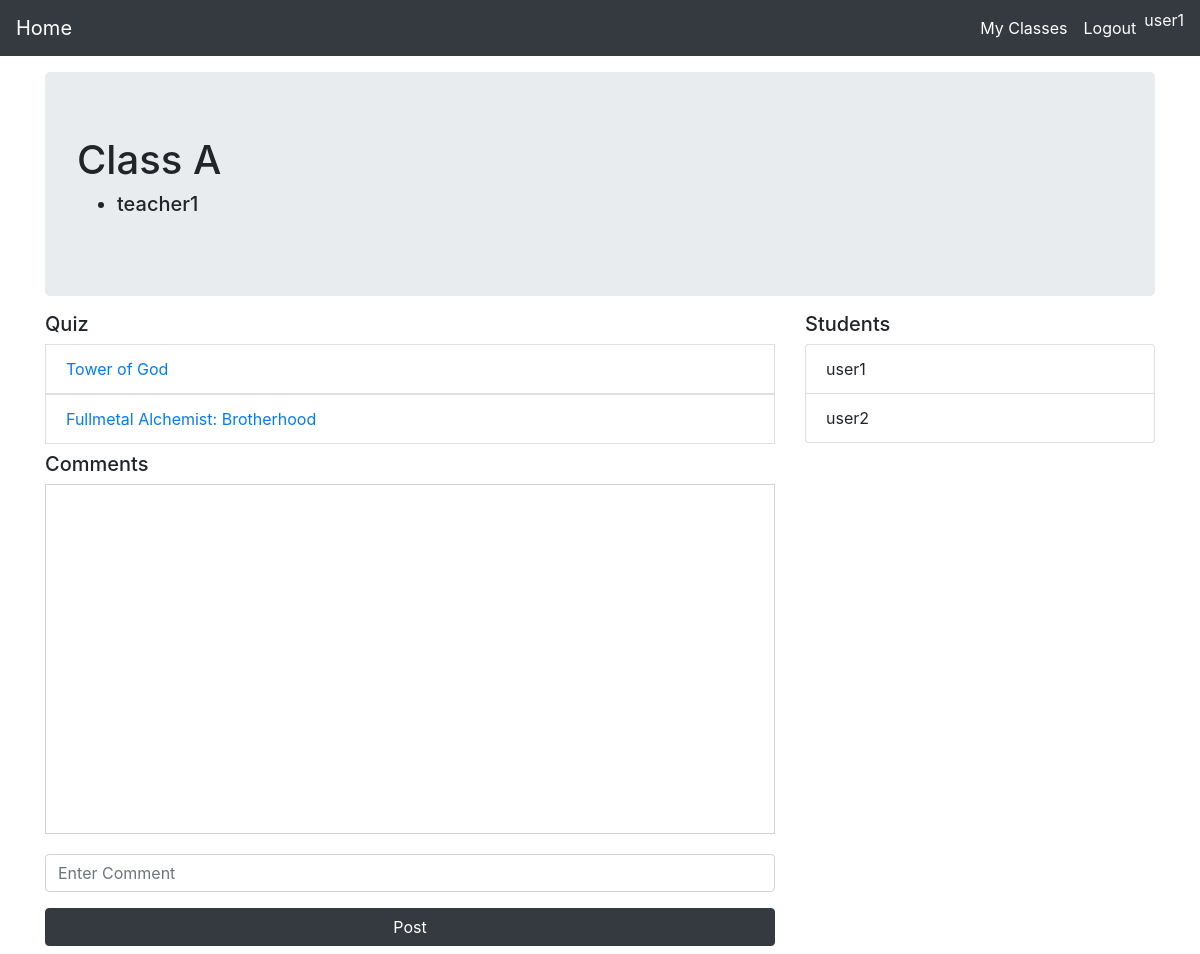
Page /quiz/class_view/1 (signed in) on the earlier database version.
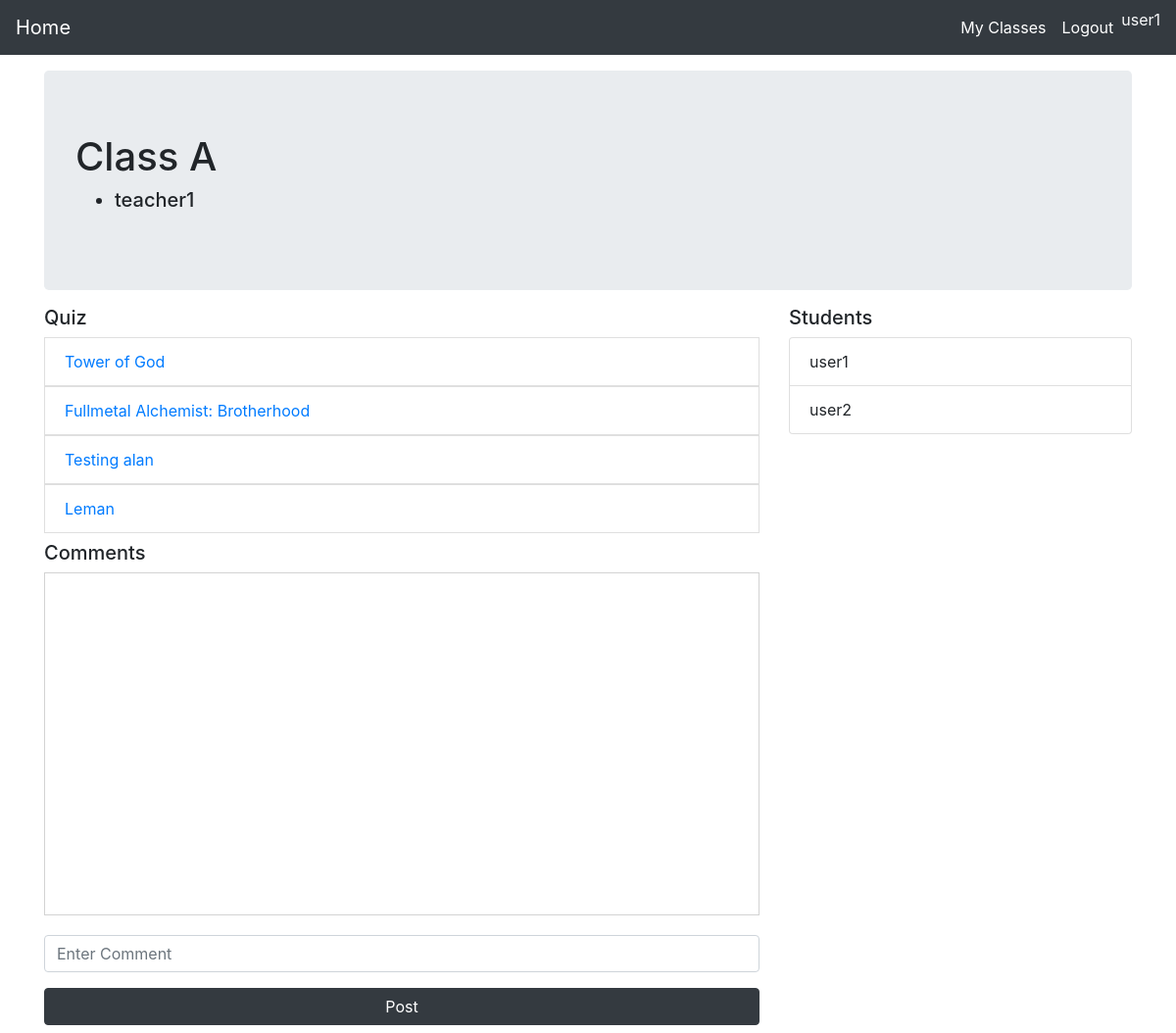
Same page on the later database version.
### quiz/models.py (models this page shows, shortened)
class Quiz(models.Model):
    title = models.CharField(max_length=250)
    description = models.TextField()
    classes = models.ManyToManyField(Class)
    make_visible = models.BooleanField(default=False)
    total_questions = models.IntegerField(primary_key=False,default=0)
    answer_available = models.BooleanField(primary_key=False,default=False)
    timer = models.IntegerField(primary_key=False,null=True,blank=True,validators=[MinValueValidator(9), MaxValueValidator(31)],)

### quiz/views.py (the view)
# urls.py: path('class_view/<int:class_pk>',views.classView,name='classView'),
@login_required
def classView(request,class_pk):
    stud_info = []
    quiz_info = []
    class_obj = get_object_or_404(Class,pk=class_pk)
    if str(request.user.job.status) == 'student':
        quiz_list = list(Quiz.objects.filter(make_visible=True).filter(classes=class_obj))
        student_quiz_info = []
        if len(quiz_list) != 0:
            for quiz in quiz_list :
                stud_info = list(StudentQuizInfo.objects.filter(quiz_id=quiz.id).filter(user_id=request.user.id))
                if len(stud_info) != 0 :
                    student_quiz_info.append(stud_info[0])
                else :
                    student_quiz_info.append(None)
        quiz_info = zip(quiz_list,student_quiz_info)
    else :
        quiz_list = list(Quiz.objects.filter(classes=class_obj))
    participant_list = class_obj.user.all()
    teacher_list = []
    student_list = []
    for each_user in participant_list :
        if each_user.is_superuser :
            pass
        elif str(each_user.job.status)== 'student' :
            student_list.append(each_user)
        elif str(each_user.job.status)== 'teacher' :
            teacher_list.append(each_user)
    user_list = []
    if Comments.objects.filter(clas_id=class_pk).exists():
        comments = get_list_or_404(Comments,clas_id=class_pk)
        for comment in comments :
            user_list.append(get_object_or_404(User,pk=comment.user_id))
    else :
        comments = []
    user_comments_list = zip(user_list,comments)
    context = {
        'quiz_info':quiz_info,
        'class_obj':class_obj,
        'student_list':student_list,
        'teacher_list':teacher_list,
        'quiz_list':quiz_list,
        'comments_form':CommentsForm(),
        'user_comments_list':user_comments_list,
    }
    return render(request,'quiz/class_view.html',context)

### quiz/forms.py
class CommentsForm(forms.ModelForm) :
    class Meta :
        model = Comments
        fields = ('comment',)
        widgets = {
            'comment':forms.TextInput(attrs={'class': 'form-comments','placeholder':'Enter Comment'})
        }
        labels ={
            'comment' : (''),
        }
    def __init__(self, *args, **kwargs):
        super(CommentsForm, self).__init__(*args, **kwargs)
        self.fields['comment'].required=True

### templates/quiz/class_view.html (shortened to what this page needs)
{% extends "./base.html" %}
{% load crispy_forms_tags %}
{% load static %}
{% block content %}
<link rel="stylesheet" href="{% static 'quiz/class_view.css' %}">
<div class="container">
    <div class="jumbotron my-3">
        <h1>
            {{class_obj.class_name}}
        </h1>
        <h5>
            <ul>
                {% for each_teacher in teacher_list %}
                <li>{{each_teacher}}</li>
                {% endfor %}
            </ul>
        </h5>
    </div>
    <div class="row">
        <div class="col-md-8">
            <h5>Quiz</h5>
            <ul class="list-group">
                {% if request.user.job.status == 'student' %}
                    {% for quiz, info in quiz_info %}
                    <a href="{% url 'quiz:quizInfoTeacherView' quiz.id %}">
                        <li class="list-group-item">{{quiz.title}}</li>
                    </a>
                    {% endfor %}
                {% endif %}
            </ul>
        </div>
        <div class="col-md-4">
            <h5>Students </h5>
                <ul class="list-group">
                    {% for each_student in student_list %}
                    <li class="list-group-item">{{each_student}}</li>
                    {% endfor %}
                </ul>
        </div>
    </div>
    <div class="row">
        <div class="col-md-8 mb-2 mt-2">
            <h5>Comments</h5>
            <div class="comments-box">
            </div>
            <form action="{% url 'quiz:postComment' class_obj.id %}" method="POST">
                {{comments_form|crispy}}
                <button class="btn btn-dark w-100" type="submit">Post</button>
            </form>
        </div>
    </div>
</div>
{% endblock %}

### templates/quiz/base.html (shortened to what this page needs)
<!DOCTYPE html>
<html lang="en">
<head>
  <link rel="stylesheet" href="https://stackpath.bootstrapcdn.com/bootstrap/4.5.0/css/bootstrap.min.css"
 />
  <link rel="stylesheet" href="https://stackpath.bootstrapcdn.com/font-awesome/4.7.0/css/font-awesome.min.css">
</head>
<body style="height: 100vh">
  <nav class="navbar navbar-expand-lg navbar-dark bg-dark">
    <a class="navbar-brand" href="{% url 'quiz:home' %}">
      <span class="nav_link" id="home">
        Home
      </span>
    </a>
    <div class="collapse navbar-collapse" id="navbarSupportedContent">
      <ul class="navbar-nav ml-auto">
        <li class="nav-item active">
          <a class="nav-link" href="{% if user.is_authenticated %} {% url 'quiz:home' %} {% else %} # {% endif %}">
            <span class="nav_link">
              My Classes
            </span>
          </a>
        </li>
        <li class="nav-item active">
          <a class="nav-link" href="{% if user.is_authenticated %} {% url 'quiz:logout' %} {% else %} # {% endif %}">
            <span class="nav_link">
              {% if user.is_authenticated %} Logout {% else %} Login {% endif %}
            </span>
          </a>
        </li>
        <li class="nav-item active">
            <span class="nav_link text-light">
              {% if user.is_authenticated %} {{request.user.username}} {% endif %}
            </span>
        </li
      </ul>
    </div>
  </nav>
  {% block content %} {% endblock content %}
</body>
</html>

Differences in the rows shown:
now on this page (row edited): Quiz: title "Testing alan"
added Quiz: title "Leman"
